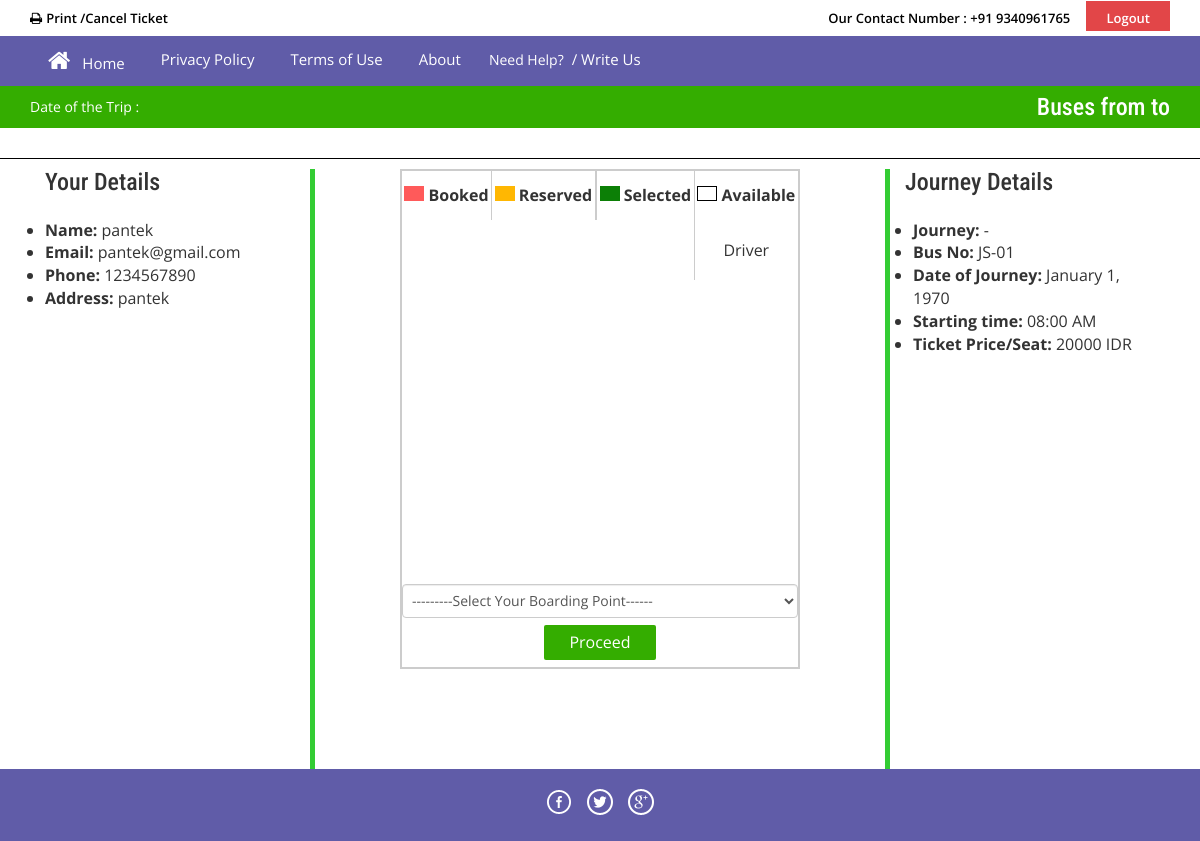
Screenshot of /seat_view.php?trip_id=14 (signed in) with the database file from the repository.
### tables this page shows
CREATE TABLE `tbl_trip_info` (
  `trip_id` int(11) NOT NULL,
  `bus_id` int(11) NOT NULL,
  `from_city` char(40) NOT NULL,
  `to_city` char(40) NOT NULL,
  `fare` varchar(40) NOT NULL,
  `departure_time` varchar(12) NOT NULL,
  `arrival_time` varchar(12) NOT NULL
);

CREATE TABLE `tbl_bus_info` (
  `bus_id` int(11) NOT NULL,
  `bus_no` varchar(11) NOT NULL,
  `bus_type` char(20) NOT NULL,
  `img_bus` varchar(40) NOT NULL,
  `no_of_seats` int(11) NOT NULL DEFAULT 40
);

### libs/Session.php (called while the page is built, shortened)
<?php
class Session{
	public static function get($key){
		if (isset($_SESSION[$key])) {
			return $_SESSION[$key];
		}
		else {
			return false;
		}
	}
}
?>

### classes/Trip_info.php (called while the page is built, shortened)
<?php
$filepath = realpath(dirname(__FILE__));
include_once ($filepath."/../libs/Database.php");
?>
<?php
class Trip_info
{
	private $db;
	function __construct()
	{
		$this->db = new Database();
	}
	public function GetSearchBusBytripId($trip_id){
		$sql = "SELECT * FROM tbl_trip_info INNER JOIN tbl_bus_info ON tbl_trip_info.bus_id = tbl_bus_info.bus_id WHERE tbl_trip_info.trip_id='$trip_id'";
		$result = $this->db->select($sql);
		return $result;
	}
}
?>

### libs/Database.php (called while the page is built, shortened)
<?php
Class Database{
	public $host   = DB_HOST;
	public $user   = DB_USER;
	public $pass   = DB_PASS;
	public $dbname = DB_NAME;
	public $link;
private function connectDB(){
	$this->link = new mysqli($this->host, $this->user, $this->pass,
	$this->dbname);
}
public function select($query){
	$result = $this->link->query($query) or
	die($this->link->error.__LINE__);
	if($result->num_rows > 0){
		return $result;
	}
	else {
		return false;
	}
}
}

### seat_view.php (the view, shortened to what this page needs)
<?php include ("inc/header.php"); ?>
<?php
	$trip_id = intval($_GET['trip_id']);
 ?>
</head>
<?php include("inc/header_bottom.php"); ?>
<div class="bus-tp">
	<div class="container">
		<p>Date of the Trip : <?php echo $_SESSION['journey_date'] ; ?></p>
		<h2>Buses from <?php echo $_SESSION['from_city']; ?> to <?php echo $_SESSION['to_city']; ?></h2>
		<div class="clearfix"></div>
	</div>
</div>
<div style="border-bottom: 1px solid #000; padding-bottom: 30px; margin-bottom: 10px;" class="row ">
</div>
	<div class="container">
		<div style="border-right:5px solid #33cc33; min-height: 600px;" class="col-md-3">
              <div class="page_title" style="margin-right:2%;">
                  <h3>Your Details</h3>
              </div><br>
              <ul>
                  <li><b style="font-weight:bolder;">Name:</b> <?php echo Session::get("passenger_name"); ?></li>
                  <li><b style="font-weight:bolder;">Email: </b><?php echo Session::get("passenger_email"); ?></li>
                  <li><b style="font-weight:bolder;">Phone:</b> <?php echo Session::get("passenger_phone"); ?></li>
                  <li><b style="font-weight:bolder;">Address:</b> <?php echo Session::get("passenger_address"); ?></li>
            </ul>
			</div>
				<div class="col-md-6 seat_view" >
								<form method="post" action="transaction.php?trip_id=<?php echo $trip_id; ?>">
										<table height="500" width="400" border="0" cellspacing="0" cellpadding="0" align="center">
			                                <tr height="50" class="top">
			                           	        <td style="font-weight:bolder;"> <label  style="width:20px; height:15px; background-color:#FF5A5A" ></label> Booked </td>
			                           	        <td  style="font-weight:bolder;"> <label  style="width:20px; height:15px; background-color:#ffb702" ></label> Reserved </td>
			                           	        <td style="font-weight:bolder;"> <label  style="width:20px; height:15px; background-color:#0C7F06" ></label> Selected </td>
			                           	        <td  style="font-weight:bolder;"> <label  style="width:20px; height:15px; background-color:#fff;  border:1px solid #000;" ></label> Available </td>
			                                </tr>
			                                <tr height="60" class="top">
			                                	<td colspan="4"></td>
			                                	<td > Driver</td>
			                                </tr>
			                                <tr>
			                                	<td colspan="10">
			                                		<div id = "seat_plan">
			                                	 		<tr>
			                                			</tr>
											</div>
										</td>
			                                <tr height="50">
			                                	<td colspan="5">
			                                	<select required class="form-control dd" name="boarding">
			                                		<option value="">---------Select Your Boarding Point------</option>
			                                	</select>
			                                	</td>
			                                </tr>
			                                <tr height="50">
			                                <td colspan="5"><button  name="btn" class="seabtn"> Proceed </button></td>
			                                </tr>
		                                </table>
										</form>
									</div>
		<div style="border-left:5px solid #33cc33;  min-height: 600px; " class="col-md-3">
              <div class="page_title" style="margin-right:2%;">
                  <h3>Journey Details</h3>
              </div><br>
              <?php
              		$Available_bus=$trip_info->GetSearchBusBytripId(intval($_GET['trip_id']));
              		if($Available_bus)
					{
						$value = $Available_bus->fetch_assoc();
               ?>
              <ul style="padding-left:8px;">
                 <li><b style="font-weight:bolder;">Journey:</b> <?php echo Session::get("from_city"); ?> - <?php echo Session::get("to_city"); ?> </li>
                  <li><b style="font-weight:bolder;">Bus No: </b><?php echo $value['bus_no']; ?></li>
                  <li><b style="font-weight:bolder;">Date of Journey: </b><?php echo date('F j, Y', strtotime(Session::get("journey_date"))); ?></li>
                   <li><b style="font-weight:bolder;">Starting time: </b><?php echo date('h:i A', strtotime($value['departure_time'])); ?></li>
                  <li><b style="font-weight:bolder;">Ticket Price/Seat: </b> <span><?php echo $value['fare'];?> IDR</span></li>
            </ul>
            <?php } ?>
			</div>
			</div>
<?php include"inc/footer.php" ; ?>

### css/style.css (style rules this page uses)
html, body { font-size: 100%; background: #fff; font-family: 'Open Sans', sans-serif; }
h1,h2,h3,h4,h5,h6 { margin:0; font-family: 'Roboto Condensed', sans-serif; }
p { margin:0; }
ul { margin:0; padding:0; }
label { margin:0; }
button.seabtn { padding: 6px 25px!important; font-size: 16px; text-indent: 0; padding: 6px 20px; color: #fff; background-color:#34ad00; border: 0; border-radius: 2px; -webkit-transition: all .2s; -moz-transition: all .2s; transition: all .2s; background-repeat: no-repeat; background-position: 96% center; }
.bus-tp P { float: left; font-size: 14px; color: #fff; line-height: 1.8em; }
.bus-tp h2 { float: right; font-size: 24px; color: #fff; }
.bus-tp { padding: 0.5em; background: #34ad00; }
select { padding: 4px 5px!important; width: 80%; color: #9E9E9E; margin-top: 18px; border: 1px solid #464646; padding: 5px 10px; vertical-align: middle; }
*,*:before,*:after { box-sizing: border-box; }
html { font-size: 16px; }

### css/truebus.css (style rules this page uses)
.ancLink, .button, button, input[type="button"], input[type="submit"] { background-color: #e24648; background-position: 96% center; background-repeat: no-repeat; border: 0 none; color: #fff !important; padding: 6px 20px; text-indent: 0; transition: all 0.2s ease 0s; font-family: 'Open Sans', sans-serif; }

### seat_view.php (style rules this page uses)
table { border:2px #ccc solid; }
table tr td { border-right:1px #ccc solid;text-align:center; }
table tr td:last-child { border-right:0px #ccc solid; }

### rows the page displays
tbl_trip_info: bus.bus_no "JS-01", departure_time "08:00 AM", fare "20000"

### other values shown
Session::get("passenger_name") "pantek"
Session::get("passenger_email") "pantek@gmail.com"
Session::get("passenger_phone") "1234567890"
Session::get("passenger_address") "pantek"
date('F j, Y', strtotime(Session::get("journey_date"))) "January 1, 1970"
